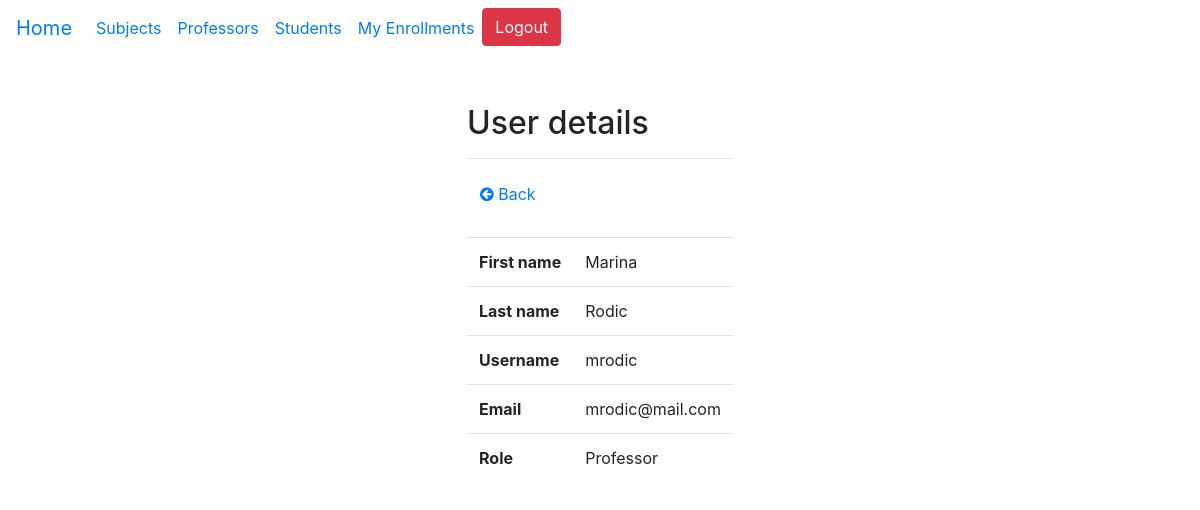
The app's page /users/3 (signed in) with its own data.
### base/models.py (models this page shows)
class User(AbstractUser):
    STATUSES = (('None', 'None'), ('Regular', 'Regular'), ('Part time', 'Part time'))
    status = models.CharField(max_length=50, choices=STATUSES, null=True, blank=True)
    role = models.ForeignKey(Role, on_delete=models.PROTECT, null=True, blank=True)

class Role(models.Model):
    name = models.CharField(max_length=50, null=True, blank=True)
    def __str__(self):
        return self.name
    class Meta:
        ordering = ['name']

### base/views.py (the view)
# urls.py: path('users/<int:id>', views.get_user, name='user_details'),
def get_user(request, id):
        user = User.objects.get(pk=id)
        return render(request, "user_details.html", {"user":user})

### base/templates/user_details.html (shortened to what this page needs)
{% extends 'base.html' %}
{% block user_details %}
<h2> User details </h2>
<hr>
{% if user.role.name == "Professor" %}
<a class="btn btn-link mr-2" href="{% url 'all_professors' %}"> <i class="fa fa-arrow-circle-left"></i> Back </a>
{% elif user.role.name == "Student" %}
<a class="btn btn-link mr-2" href="{% url 'all_students' %}"> <i class="fa fa-arrow-circle-left"></i> Back </a>
{% endif %}
<br> <br>
<table class="table">
    <tr>
        <th> First name </th>
        <td> {{user.first_name}} </td>
    </tr>
    <tr>
        <th> Last name </th>
        <td> {{user.last_name}} </td>
    </tr>
    <tr>
        <th> Username </th>
        <td> {{user.username}} </td>
    </tr>
    <tr>
        <th> Email </th>
        <td> {{user.email}} </td>
    </tr>
    <tr>
        <th> Role </th>
        <td> {{user.role}} </td>
    </tr>
</table>
{% endblock %}

### records on screen
User: first_name "Marina", last_name "Rodic", username "mrodic", email "mrodic@mail.com", role "Professor"
